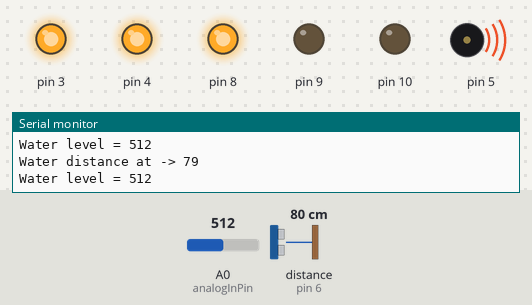
Bench run of a sketch on a simulated Arduino Uno, built with avr-gcc and run on an emulated ATmega328P. Parts: output pins drawn as LEDs (lit = HIGH), buzzer (waves = sounding), the last lines printed to the serial monitor. Wiring (inferred from the names in the program): ultrasonic range finder: trigger pin 7; echo pin 6. Dashed ring = blinking. The test bench sets the inputs (shaded band); at power-on: distance to the obstacle (sensor on pin 6) 80 cm, A0 (analogInPin) = 512. The echo pulse lasts 58.3 µs per cm; pins used as bus, display or sensor lines are not drawn.

Above: at 1.3 s.
1.4 s: distance to the obstacle (sensor on pin 6) set to 24 cm
3.2 s: distance to the obstacle (sensor on pin 6) set to 19 cm
At 4.4 s:
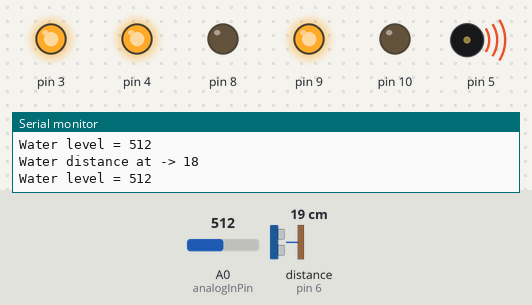
6.2 s: distance to the obstacle (sensor on pin 6) set to 15 cm
At 8.3 s:
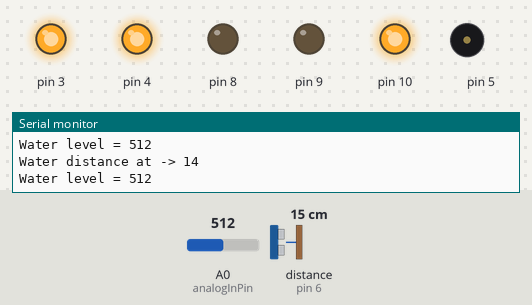
8.9 s: distance to the obstacle (sensor on pin 6) set to 10 cm
At 10.2 s:
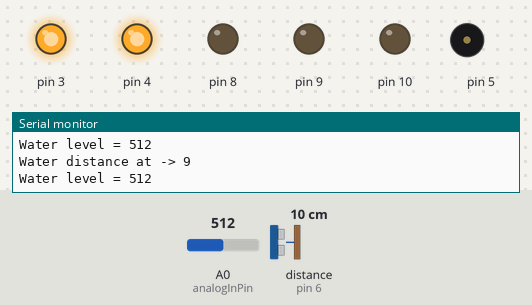
11.9 s: A0 (analogInPin) set to 350
At 12.8 s:
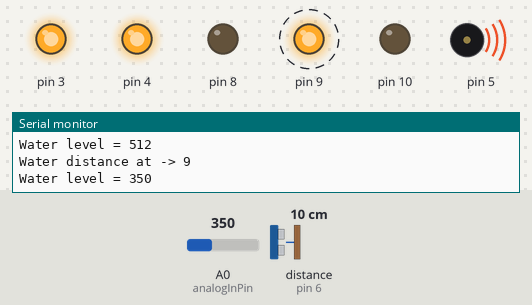
14.9 s: distance to the obstacle (sensor on pin 6) set to 2 cm
At 16.2 s:
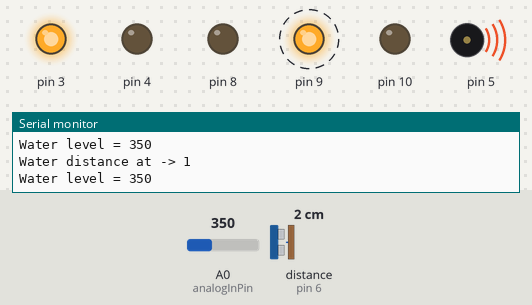
Timing chart, 0 to 18.9 s (numbered marks = the images above; inputs shaded):
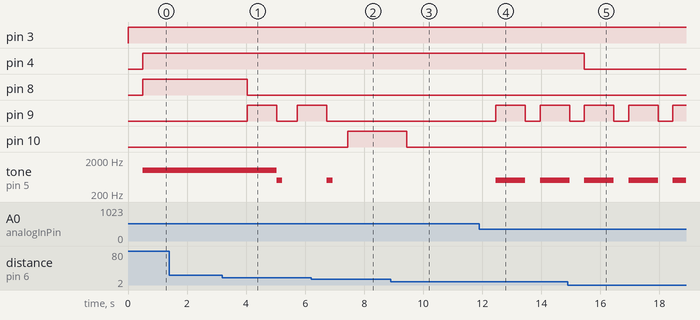

The sketch:

Arduino_water_level__and_Flow.ino
```cpp
int Time ;
int distance;
int waterInput;
const int analogInPin = A0;
int level = 0;
int echo = 6;
int trig = 7;

void setup()
{
pinMode(analogInPin, INPUT);
pinMode(trig,OUTPUT);
pinMode(echo,INPUT);
pinMode(8,OUTPUT);
pinMode(9,OUTPUT);
pinMode(10,OUTPUT);

pinMode(4, OUTPUT);
pinMode(3, OUTPUT);

Serial.begin(9600);
}

void loop()
{
digitalWrite(trig,HIGH);
delayMicroseconds(10);
digitalWrite(trig,LOW);
delayMicroseconds(5);
digitalWrite(trig,HIGH);
delayMicroseconds(10);

Time = pulseIn(echo,HIGH);

distance= 0.0343*Time/2;
Serial.print("Water distance at -> ");
Serial.println(distance);

digitalWrite(3, HIGH);  // Turn the sensor ON

level = analogRead(analogInPin);// Read the analog value form sensor
Serial.print("Water level = ");
Serial.println(level);

delay(500);

if(distance<=1){
digitalWrite(4,LOW);
}
//HIGH
if(distance>=5 && distance <=10 && level > 250)
{
digitalWrite(8,LOW); //Low
digitalWrite(9,LOW); //Warning
digitalWrite(10,LOW); //Mid
digitalWrite(11,HIGH); //High


noTone(5);
}
//MEDIUM
if(distance>10 && distance <=15 && level > 250)
{
digitalWrite(8,LOW); //Low
digitalWrite(9,LOW); //Warning
digitalWrite(10,HIGH); //Mid
digitalWrite(11,LOW); //High

noTone(5);
}
// WARNING
if(distance > 15 && distance<=20 && level > 250)
{
digitalWrite(8,LOW); //Low
digitalWrite(9,HIGH); //Warning
digitalWrite(10,LOW); //Mid
digitalWrite(11,LOW); //High
delay(1000);

digitalWrite(9,LOW); //Warning


tone(5, 500);
delay(200);
noTone(5);
}
// LOW
if(distance>20 && level > 250)
{
digitalWrite(8,HIGH); //Low
digitalWrite(9,LOW); //Warning
digitalWrite(10,LOW); //Mid
digitalWrite(11,LOW); //High\

digitalWrite(4,HIGH);
tone(5, 1000);
}

if(level <= 360){
digitalWrite(8,LOW); //Low
digitalWrite(10,LOW); //Mid
digitalWrite(11,LOW); //High

digitalWrite(9,HIGH);//WARNING
tone(5, 500);
delay(1000);
digitalWrite(9,LOW);//WARNING
noTone(5);
}


}
```

Measured:
- the behaviour switches between 22 and 21 cm on distance to the obstacle (sensor on pin 6) (found by bisection; images 0 and 1)
- the behaviour switches between 17 and 16 cm on distance to the obstacle (sensor on pin 6) (found by bisection; images 1 and 2)
- the behaviour switches between 12 and 11 cm on distance to the obstacle (sensor on pin 6) (found by bisection; images 2 and 3)
- after the input at 3.2 s, pin 8: HIGH → LOW after 0.83 s; pin 9: LOW → HIGH after 0.83 s, → LOW 1.0 s later, → HIGH 0.70 s later; tone on pin 5: 1000 Hz → 500 Hz after 1.8 s, → silent 0.20 s later
- after the input at 6.2 s, pin 9: goes on until 6.7 s, then stays LOW; pin 10: LOW → HIGH after 1.2 s; tone on pin 5: goes on until 6.9 s, then stays silent
- after the input at 8.9 s, pin 10: HIGH → LOW after 0.54 s
- after the input at 11.9 s, pin 9: LOW → HIGH after 0.55 s, → LOW 1.0 s later, → HIGH 0.50 s later; tone on pin 5: silent → 500 Hz after 0.55 s, → silent 1.0 s later, → 500 Hz 0.50 s later
- after the input at 14.9 s, pin 4: HIGH → LOW after 0.56 s
